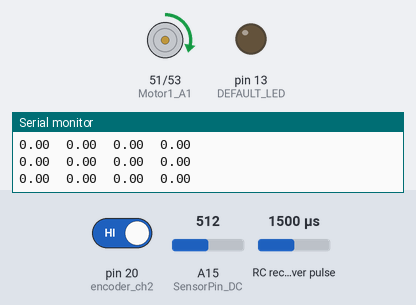
Bench run of a sketch on a simulated Arduino Mega 2560, built with avr-gcc and run on an emulated ATmega2560. Shown: motor-driver pin pairs drawn as motors (green arrow = first pin HIGH = forward, orange = second pin HIGH = backward, longer = more drive, scaled by the enable pin), output pins drawn as LEDs (lit = HIGH), the last lines printed to the serial monitor. Wiring (inferred from the names in the program): RC receiver channel: data pin 19. Inputs (shaded band) come from the test bench; at power-on: A15 (SensorPin_DC) = 512, pin 20 (encoder_ch2) HIGH, RC receiver pulse 1500 µs.

Above: at 3.2 s.
3.3 s: A15 (SensorPin_DC) set to 716
At 4.5 s:
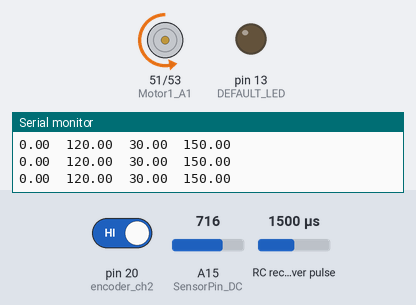
4.8 s: A15 (SensorPin_DC) set to 900
At 5.9 s:
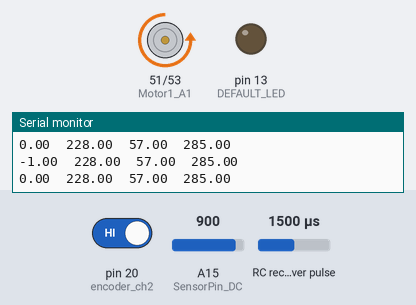
6.3 s: A15 (SensorPin_DC) set to 306
At 7.1 s:
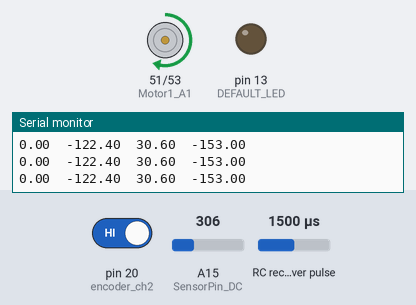
7.8 s: A15 (SensorPin_DC) set to 190
At 8.3 s:
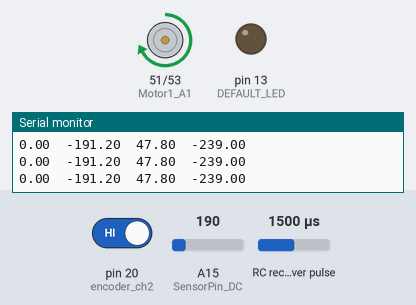
9.3 s: pin 20 (encoder_ch2) driven LOW
Timing chart, 0 to 13.3 s (numbered marks = the images above; inputs shaded):
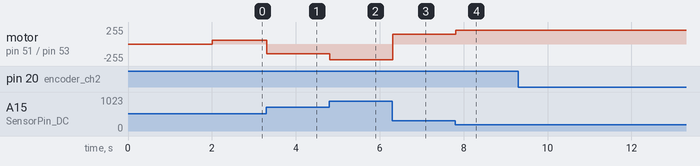

Measured:
- after the input at 3.3 s, motor on pin 51 (Motor1_A1) / pin 53 (Motor1_A2): forward 55/255 → backward 149/255 at once
- after the input at 4.8 s, motor on pin 51 (Motor1_A1) / pin 53 (Motor1_A2): backward 149/255 → backward 233/255 at once
- after the input at 6.3 s, motor on pin 51 (Motor1_A1) / pin 53 (Motor1_A2): backward 233/255 → forward 150/255 at once
- after the input at 7.8 s, motor on pin 51 (Motor1_A1) / pin 53 (Motor1_A2): forward 150/255 → forward 204/255 at once

The sketch:

PID_Motor_Control.ino
```cpp
#include "TimerFour.h"
#include <PID_v1.h>

// DC Motor
#define encoder_ch1 19 // Quadrature encoder A pin
#define encoder_ch2 20 // Quadrature encoder B pin
#define Motor1_enable 3 // PWM outputs to L298N H-Bridge motor driver module
#define Motor1_A1 51
#define Motor1_A2 53
#define MIN_RPM 55
#define ROT_FACTOR 1

#define SensorPin_DC A15
#define DEFAULT_LED 13

// TODO: Clean
#define PositionGUI 1
#define VelocityGUI 2
#define PositionMain 3
#define VelocityMain 4

// ISR variables
volatile double encoder_count = 0;
volatile double Motor_prev_count = 0;
volatile double RPM;

unsigned long last_time = 0;
long SpeedControl_Temp;

// TODO: Replace with RX packet
int state = PositionMain;

// Position Control Initialization
double kp_pos = 0.8, ki_pos = 0, kd_pos = 0; // modify for optimal performance
double input_pos = 0, output_pos = 0, setpoint_pos = 0;
PID position_PID(&input_pos, &output_pos, &setpoint_pos, kp_pos, ki_pos, kd_pos, DIRECT);

// Velocity Control Initialization
double kp_vel = 4.9, ki_vel = 0, kd_vel = 0.0; // modify for optimal performance
double input_vel = 0, output_vel = 0, setpoint_vel = 0;
PID velocity_PID(&input_vel, &output_vel, &setpoint_vel, kp_vel, ki_vel, kd_vel, DIRECT);

void PID_Setup_Position()
{
    position_PID.SetMode(AUTOMATIC);
    position_PID.SetSampleTime(20);
    position_PID.SetOutputLimits(-255, 255);
}

void PID_Setup_Velocity()
{
    velocity_PID.SetMode(AUTOMATIC);
    velocity_PID.SetSampleTime(20);
    velocity_PID.SetOutputLimits(0, 255);
}

void pwmOut(int out)
{ // to H-Bridge board
    if (out > 0) {
        Set_Motor_Direction(0, 1);
    } else {
        Set_Motor_Direction(1, 0);
    }

    out = map(abs(out), 0, 255, MIN_RPM, 255);
    analogWrite(Motor1_enable, out);
}

void Set_Motor_Direction(int A, int B)
{
    //  Update new direction
    digitalWrite(Motor1_A1, A);
    digitalWrite(Motor1_A2, B);
}

void Encoder_ISR()
{
    //  encoder_count++;
    int state = digitalRead(encoder_ch1);
    if (digitalRead(encoder_ch2))
        state ? encoder_count-- : encoder_count++;
    else
        state ? encoder_count++ : encoder_count--;
}

void PID_Loop()
{
    // If state is to control position using Main OR GUI
    if (state == PositionMain || state == PositionGUI) {
        // Get setpoint
        if (state == PositionMain) {
            setpoint_pos = analogRead(SensorPin_DC); // modify to fit motor and encoder characteristics, potmeter connected to A0
            setpoint_pos = map(setpoint_pos, 0, 1024, -360 * ROT_FACTOR, 360 * ROT_FACTOR);
            setpoint_pos = map(setpoint_pos, -360 * ROT_FACTOR, 360 * ROT_FACTOR, -378 * ROT_FACTOR, 378 * ROT_FACTOR);
        }

        if (state == PositionGUI) {
            // TODO: Replace with RX packets
            // Get setpoint from GUI
            // setpoint_pos = (double) rx_packet.motor_angle;
        }

        // Get input
        input_pos = encoder_count;

        // PID loop
        position_PID.Compute();

        // Set output
        pwmOut(output_pos);
    }

    else if (state == VelocityMain || state == VelocityGUI) {
        // Get setpoint
        if (state == VelocityMain) {
            setpoint_vel = analogRead(SensorPin_DC);
            setpoint_vel = map(setpoint_vel, 0, 1024, 0, 140);
        }

        if (state == VelocityGUI) {
            // Get setpoint from GUI
        }

        // Get input
        input_vel = RPM;

        // PID loop
        velocity_PID.Compute();

        // Set output
        pwmOut(output_vel);
    }
}

/*
    (Change in encoder count) * (60 sec/1 min)
RPM = __________________________________________
    (Change in time --> 20ms) * (PPR --> 378/2)
*/
void timer4_callback()
{
    // Make a local copy of the global encoder count
    volatile double Motor_current_count = encoder_count;
    RPM = (double)(((Motor_current_count - Motor_prev_count) * 60) / (0.02 * 378));

    // Store current encoder count for next iteration
    Motor_prev_count = Motor_current_count;
}

void Motor_Setup()
{
    pinMode(encoder_ch1, INPUT_PULLUP); // quadrature encoder input A
    pinMode(encoder_ch2, INPUT_PULLUP);
    pinMode(Motor1_A1, OUTPUT);
    pinMode(Motor1_A2, OUTPUT);
    pinMode(Motor1_enable, OUTPUT);
    pinMode(SensorPin_DC, INPUT);

    digitalWrite(Motor1_A1, LOW);
    digitalWrite(Motor1_A2, LOW);
    analogWrite(Motor1_enable, 0);

    // Initialize timer 5 PWM interrupt for enable
    attachInterrupt(digitalPinToInterrupt(encoder_ch1), Encoder_ISR, CHANGE);
    TCCR5C = TCCR5C & 0b11111000 | 1; // set 31KHz PWM to prevent motor noise

    // Initialize timer 4 interrupt at 20ms
    Timer4.initialize(20000);
    Timer4.attachInterrupt(timer4_callback);

    PID_Setup_Position();
    PID_Setup_Velocity();
}

void setup()
{
    Motor_Setup();

    pinMode(DEFAULT_LED, OUTPUT);
    Serial.begin(115200);

    delay(2000);
    Serial.println("Starting now");
}

void loop()
{
    if (millis() - last_time > 200) {
        last_time = millis();
        Serial.print(encoder_count);
        // Serial.print(RPM);
        Serial.print('\t');
        // Serial.print(output_vel);
        Serial.print(output_pos);
        Serial.print('\t');
        // Serial.print(abs(setpoint_vel - output_vel));
        Serial.print(abs(setpoint_pos - output_pos));
        Serial.print('\t');
        // Serial.println(setpoint_vel);
        Serial.println(setpoint_pos);
    }
    PID_Loop();
}
```

TimerFour.cpp
```cpp
// (licence header left out)
#include "TimerFour.h"

TimerFour Timer4; // preinstatiate

ISR(TIMER4_OVF_vect) // interrupt service routine that wraps a user defined function supplied by attachInterrupt
{
    Timer4.isrCallback();
}

void TimerFour::initialize(long microseconds)
{
    TCCR4A = 0; // clear control register A
    TCCR4B = _BV(WGM43); // set mode as phase and frequency correct pwm, stop the timer
    setPeriod(microseconds);
}

void TimerFour::setPeriod(long microseconds)
{
    long cycles = (F_CPU * microseconds) / 2000000; // the counter runs backwards after TOP, interrupt is at BOTTOM so divide microseconds by 2
    if (cycles < RESOLUTION)
        clockSelectBits = _BV(CS40); // no prescale, full xtal
    else if ((cycles >>= 3) < RESOLUTION)
        clockSelectBits = _BV(CS41); // prescale by /8
    else if ((cycles >>= 3) < RESOLUTION)
        clockSelectBits = _BV(CS41) | _BV(CS40); // prescale by /64
    else if ((cycles >>= 2) < RESOLUTION)
        clockSelectBits = _BV(CS42); // prescale by /256
    else if ((cycles >>= 2) < RESOLUTION)
        clockSelectBits = _BV(CS42) | _BV(CS40); // prescale by /1024
    else
        cycles = RESOLUTION - 1, clockSelectBits = _BV(CS42) | _BV(CS40); // request was out of bounds, set as maximum
    ICR4 = pwmPeriod = cycles; // ICR1 is TOP in p & f correct pwm mode
    TCCR4B &= ~(_BV(CS40) | _BV(CS41) | _BV(CS42));
    TCCR4B |= clockSelectBits; // reset clock select register
}

void TimerFour::setPwmDuty(char pin, int duty)
{
    unsigned long dutyCycle = pwmPeriod;
    dutyCycle *= duty;
    dutyCycle >>= 10;
    if (pin == 8)
        OCR4A = dutyCycle;
    if (pin == 6)
        OCR4B = dutyCycle;
    if (pin == 7)
        OCR4C = dutyCycle;
}

void TimerFour::pwm(char pin, int duty, long microseconds) // expects duty cycle to be 10 bit (1024)
{
    if (microseconds > 0)
        setPeriod(microseconds);

    // sets data direction register for pwm output pin
    // activates the output pin
    if (pin == 8) {
        DDRH |= _BV(PORTH3);
        TCCR4A |= _BV(COM4A1);
    }
    if (pin == 6) {
        DDRH |= _BV(PORTH4);
        TCCR4A |= _BV(COM4B1);
    }
    if (pin == 7) {
        DDRH |= _BV(PORTH5);
        TCCR4A |= _BV(COM4C1);
    }
    setPwmDuty(pin, duty);
    start();
}

void TimerFour::disablePwm(char pin)
{
    if (pin == 8)
        TCCR4A &= ~_BV(COM4A1); // clear the bit that enables pwm on PE3
    if (pin == 6)
        TCCR4A &= ~_BV(COM4B1); // clear the bit that enables pwm on PE4
    if (pin == 7)
        TCCR4A &= ~_BV(COM4C1); // clear the bit that enables pwm on PE5
}

void TimerFour::attachInterrupt(void (*isr)(), long microseconds)
{
    if (microseconds > 0)
        setPeriod(microseconds);
    isrCallback = isr; // register the user's callback with the real ISR
    TIMSK4 = _BV(TOIE4); // sets the timer overflow interrupt enable bit
    sei(); // ensures that interrupts are globally enabled
    start();
}

void TimerFour::detachInterrupt()
{
    TIMSK4 &= ~_BV(TOIE4); // clears the timer overflow interrupt enable bit
}

void TimerFour::start()
{
    TCCR4B |= clockSelectBits;
}

void TimerFour::stop()
{
    TCCR4B &= ~(_BV(CS40) | _BV(CS41) | _BV(CS42)); // clears all clock selects bits
}

void TimerFour::restart()
{
    TCNT4 = 0;
}
```

TimerFour.h
```cpp
// (licence header left out)
#include <avr/interrupt.h>
#include <avr/io.h>

#define RESOLUTION 65536 // Timer4 is 16 bit

class TimerFour {
public:
    // properties
    unsigned int pwmPeriod;
    unsigned char clockSelectBits;

    // methods
    void initialize(long microseconds = 1000000);
    void start();
    void stop();
    void restart();
    void pwm(char pin, int duty, long microseconds = -1);
    void disablePwm(char pin);
    void attachInterrupt(void (*isr)(), long microseconds = -1);
    void detachInterrupt();
    void setPeriod(long microseconds);
    void setPwmDuty(char pin, int duty);
    void (*isrCallback)();
};

extern TimerFour Timer4;
```
